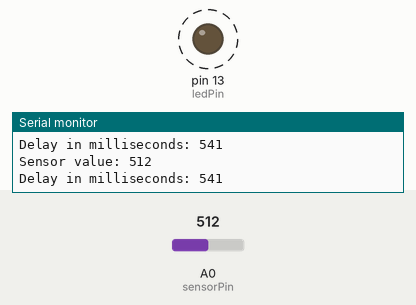
Bench run of a sketch on a simulated Arduino Uno, built with avr-gcc and run on an emulated ATmega328P. Shown: output pins drawn as LEDs (lit = HIGH), the last lines printed to the serial monitor. Dashed ring = blinking. Inputs (shaded band) come from the test bench; at power-on: A0 (sensorPin) = 512.

Above: at 1.8 s.
1.9 s: A0 (sensorPin) set to 716
At 2.33 s:
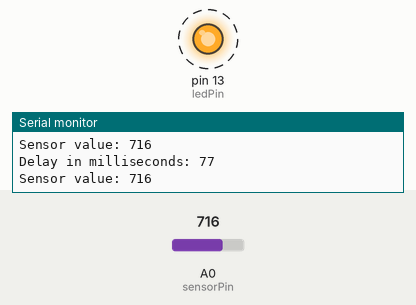
5.4 s: A0 (sensorPin) set to 760
At 6.6 s:
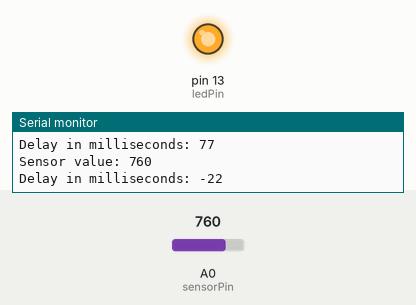
Timing chart, 0 to 8.4 s (numbered marks = the images above; inputs shaded):
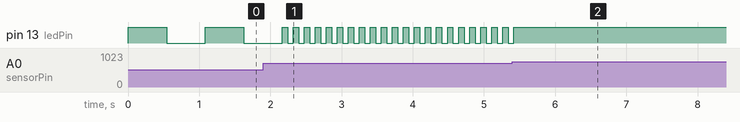

The sketch:

Light_Sensor_to_LED.ino
```cpp
/*
  Adapted From: Analog Input by David Cuartielles and Tom Igoe
  Author: Malcolm Knapp
  Project: Light Sensor to LED
  Date: 4/10/14
  Version: 0.1
  Description: This code shows how to use a light sensor to control
               the blink rate of a LED.

 */
// ---------- included libraries ------------
// None - include new libraries here

// ---------- hardware pin defines  -----------
int sensorPin = A0;    // select the input pin for the light sensor
int ledPin = 13;      // select the pin for the LED

// ---------- variable initialization  -----------
int sensorValue = 0;  // variable to store the value coming from the sensor
int delayTime = 0; //variable that holds the delay time in milliseconds
int scaling = 1;
int maxValue = 300;
int minValue = 750;

// ---------- library initialization  -----------
// None -  initialize new libraries here

void setup() {
  Serial.begin(9600);
  // declare hardware connections
  pinMode(ledPin, OUTPUT);
}

void loop() {
  // Input
  sensorValue = analogRead(sensorPin);
  // Debugging
  Serial.print("Sensor value: ");  Serial.println(sensorValue);

  // Processing
  //Scaling
  delayTime = map (sensorValue, minValue, maxValue, 0, 1023);
  Serial.print ("Delay in milliseconds: "); Serial.println (delayTime);
  // Modes
  // None - put new modes here

  // Output
  digitalWrite(ledPin, HIGH); // turn the ledPin on
  delay(delayTime);
  digitalWrite(ledPin, LOW);   // turn the ledPin off:
  delay(delayTime);
}
```

Measured:
- after the input at 1.9 s, pin 13 (ledPin): alternates HIGH for 0.08 s and LOW for 0.08 s, starting after 0.34 s
- after the input at 5.4 s, pin 13 (ledPin): goes on until 5.4 s, then stays HIGH
- by itself, pin 13 (ledPin): alternates HIGH for 0.54 s and LOW for 0.54 s
